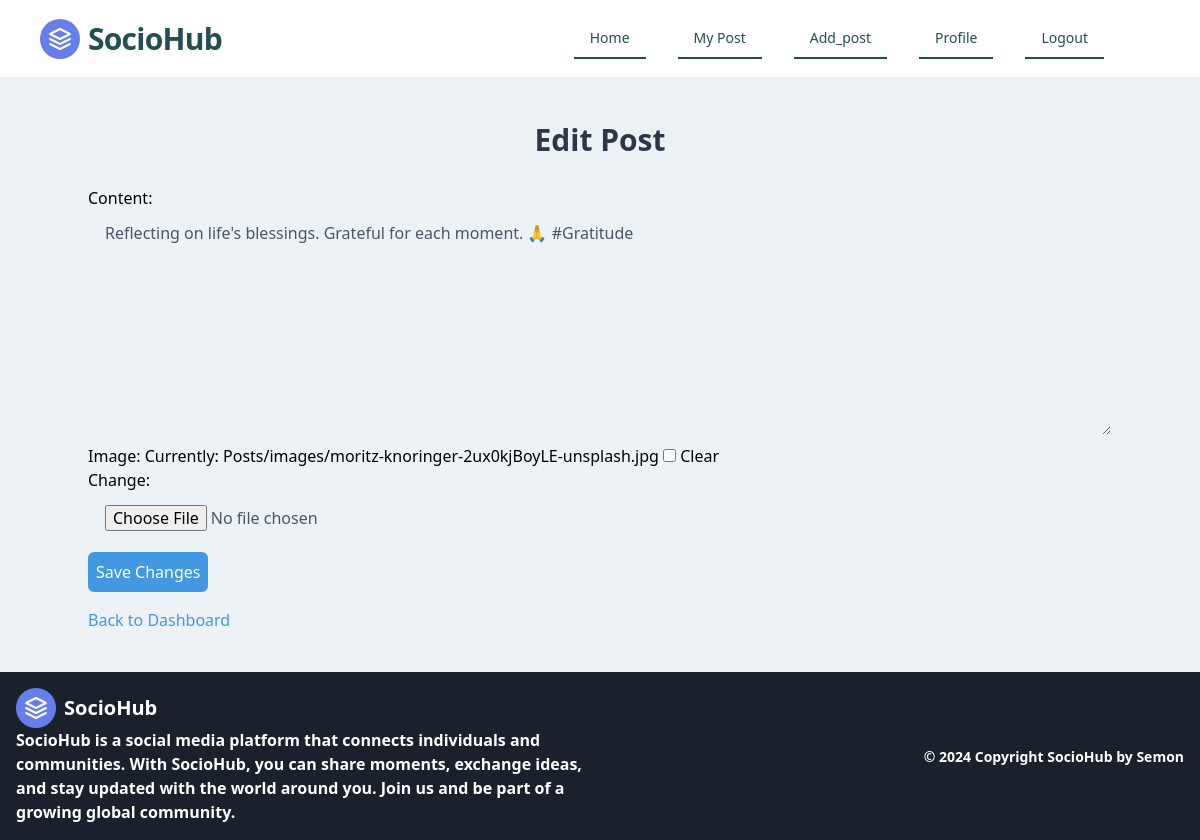
Before: /posts/edit/5/ (signed in) with the older database file.
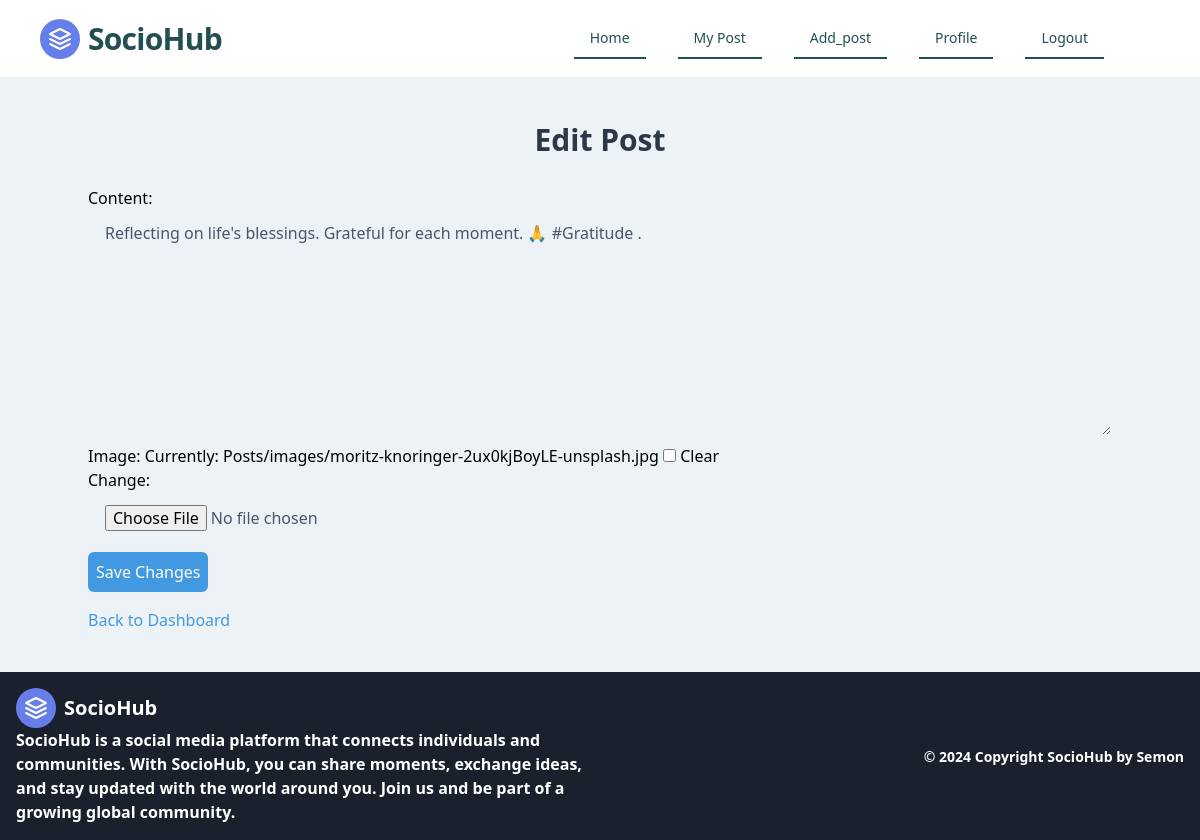
After: the same page with the newer database file.
### Posts/models.py (models this page shows, shortened)
class Post(models.Model):
    author = models.ForeignKey(User, on_delete=models.CASCADE)
    content = models.TextField()
    image = models.ImageField(upload_to='Posts/images/', blank=True, null=True)
    created_at = models.DateTimeField(auto_now_add=True)
    likes = models.ManyToManyField(User, related_name='liked_posts', blank=True)
    class Meta:
        ordering = ['-created_at']

### Posts/views.py (the view)
# urls.py: path('edit/<int:pk>/', views.edit_post, name='edit_post'),
@login_required
def edit_post(request, pk):
    post = get_object_or_404(models.Post, pk=pk)
    if request.method == 'POST':
        form = PostForm(request.POST,request.FILES, instance=post)
        if form.is_valid():
            form.save()
            return redirect('my_posts')
    else:
        form = PostForm(instance=post)
    return render(request, 'edit_post.html', {'form': form})

### Posts/forms.py
class PostForm(forms.ModelForm):
    class Meta:
        model = Post
        fields = ['content', 'image']
    def __init__(self, *args, **kwargs):
        super().__init__(*args, **kwargs)
        for field in self.fields:
            self.fields[field].widget.attrs.update({
                'class': (
                    'appearance-none block w-full mb-2 bg-gray-200 '
                    'text-gray-700 border border-gray-200 rounded '
                    'py-3 px-4 leading-tight focus:outline-none '
                    'focus:bg-white focus:border-gray-500'
                )
            })

### Posts/templates/edit_post.html (shortened to what this page needs)
{% extends 'base.html' %}
{% block content %}
  <div class="container mx-auto my-10">
    <h1 class="text-3xl font-semibold text-gray-800 mb-6 text-center">Edit Post</h1>
    <form method="post" enctype="multipart/form-data">
      {{ form.as_p }}
      <button type="submit" class="bg-blue-500 text-white p-2 rounded-md">Save Changes</button>
    </form>
    <a href="{% url 'home' %}" class="block mt-4 text-blue-500 hover:underline">Back to Dashboard</a>
  </div>
{% endblock %}

Changed rows visible on the page:
changed Post: content "Reflecting on life's blessings. Grateful for each moment. 🙏 #Gratitude" → "Reflecting on life's blessings. Grateful for each moment. 🙏 #Gratitude ."
